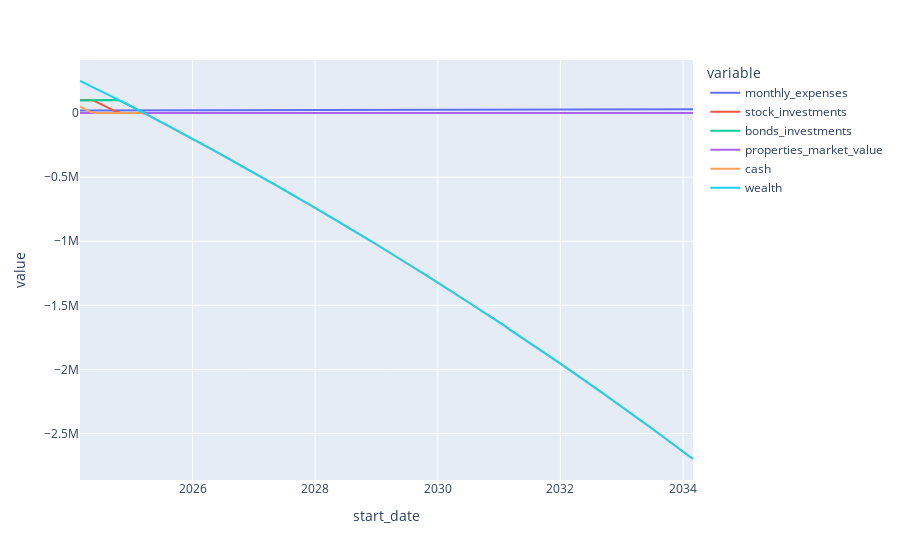

Write notebook code for a chart like this one.
### Code cell
df = pd.DataFrame([s.to_dict() for s in simulation])
fig = px.line(df, x='start_date', y=['monthly_expenses' ,'stock_investments', 'bonds_investments', 'properties_market_value', 'cash', 'wealth'])

fig
